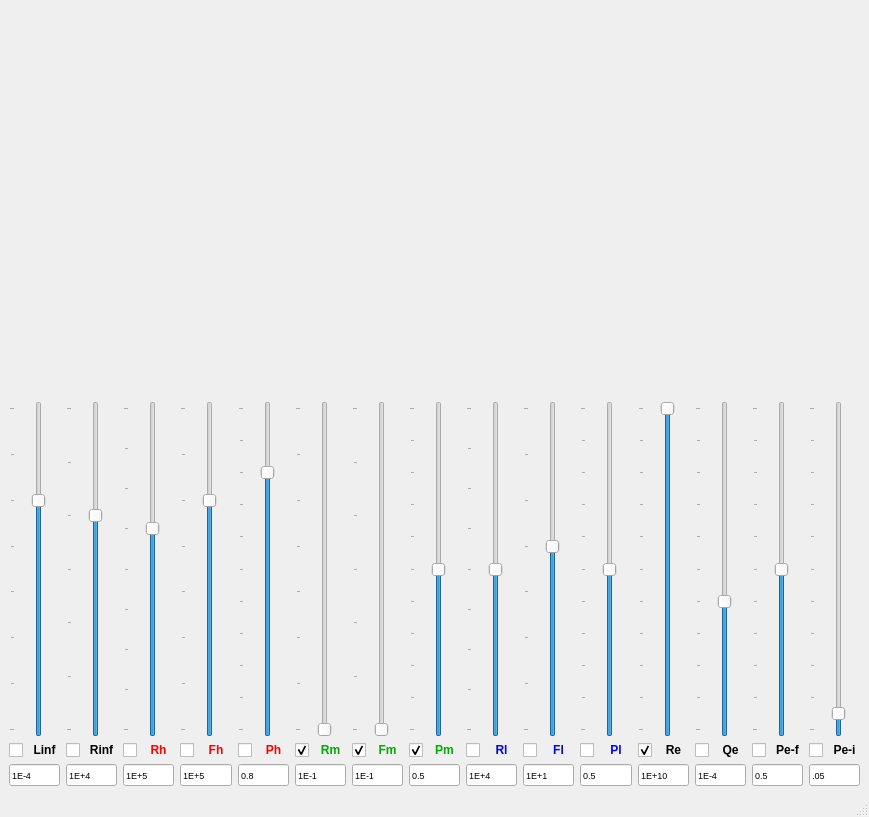
<?xml version="1.0" encoding="UTF-8"?>
<ui version="4.0">
 <class>ZarcFit</class>
 <widget class="QMainWindow" name="ZarcFit">
  <property name="geometry">
   <rect>
    <x>0</x>
    <y>0</y>
    <width>869</width>
    <height>817</height>
   </rect>
  </property>
  <property name="windowTitle">
   <string>MainWindow</string>
  </property>
  <widget class="QWidget" name="centralwidget">
   <layout class="QGridLayout" name="gridLayout">
    <item row="0" column="0">
     <layout class="QGridLayout" name="gridLayoutMatPlotLib">
      <item row="0" column="0" rowspan="2">
       <widget class="QWidget" name="widgetCole" native="true">
        <layout class="QVBoxLayout" name="mplCole"/>
       </widget>
      </item>
      <item row="0" column="1">
       <widget class="QWidget" name="widgetBodeMagn" native="true">
        <layout class="QVBoxLayout" name="mplBodeMagn"/>
       </widget>
      </item>
      <item row="1" column="1">
       <widget class="QWidget" name="widgetBodePhase" native="true">
        <layout class="QVBoxLayout" name="mplBodePhase"/>
       </widget>
      </item>
     </layout>
    </item>
    <item row="1" column="0">
     <layout class="QHBoxLayout" name="SLDHLyt">
      <item>
       <layout class="QVBoxLayout" name="SldVLytLinf">
        <item>
         <widget class="QSlider" name="SliderLinf">
          <property name="sizePolicy">
           <sizepolicy hsizetype="Expanding" vsizetype="Preferred">
            <horstretch>0</horstretch>
            <verstretch>1</verstretch>
           </sizepolicy>
          </property>
          <property name="minimumSize">
           <size>
            <width>0</width>
            <height>200</height>
           </size>
          </property>
          <property name="minimum">
           <number>-900</number>
          </property>
          <property name="maximum">
           <number>-200</number>
          </property>
          <property name="value">
           <number>-400</number>
          </property>
          <property name="orientation">
           <enum>Qt::Vertical</enum>
          </property>
          <property name="tickPosition">
           <enum>QSlider::TicksAbove</enum>
          </property>
          <property name="tickInterval">
           <number>100</number>
          </property>
         </widget>
        </item>
        <item>
         <layout class="QHBoxLayout" name="SldHLytLinf">
          <item>
           <widget class="QCheckBox" name="ConstrainLinf">
            <property name="text">
             <string/>
            </property>
           </widget>
          </item>
          <item>
           <widget class="QLabel" name="SldLblLinf">
            <property name="sizePolicy">
             <sizepolicy hsizetype="Minimum" vsizetype="Minimum">
              <horstretch>1</horstretch>
              <verstretch>0</verstretch>
             </sizepolicy>
            </property>
            <property name="text">
             <string>&lt;html&gt;&lt;head/&gt;&lt;body&gt;&lt;p align=&quot;center&quot;&gt;&lt;span style=&quot; font-weight:600; color:#000000;&quot;&gt;Linf&lt;/span&gt;&lt;/p&gt;&lt;/body&gt;&lt;/html&gt;</string>
            </property>
            <property name="alignment">
             <set>Qt::AlignCenter</set>
            </property>
           </widget>
          </item>
         </layout>
        </item>
        <item>
         <widget class="QLineEdit" name="SldOutLinf">
          <property name="minimumSize">
           <size>
            <width>49</width>
            <height>0</height>
           </size>
          </property>
          <property name="font">
           <font>
            <pointsize>7</pointsize>
           </font>
          </property>
          <property name="text">
           <string>1E-4</string>
          </property>
         </widget>
        </item>
       </layout>
      </item>
      <item>
       <layout class="QVBoxLayout" name="SldVLytRinf">
        <item>
         <widget class="QSlider" name="SliderRinf">
          <property name="sizePolicy">
           <sizepolicy hsizetype="Expanding" vsizetype="Preferred">
            <horstretch>0</horstretch>
            <verstretch>1</verstretch>
           </sizepolicy>
          </property>
          <property name="minimum">
           <number>0</number>
          </property>
          <property name="maximum">
           <number>600</number>
          </property>
          <property name="value">
           <number>400</number>
          </property>
          <property name="orientation">
           <enum>Qt::Vertical</enum>
          </property>
          <property name="tickPosition">
           <enum>QSlider::TicksAbove</enum>
          </property>
          <property name="tickInterval">
           <number>100</number>
          </property>
         </widget>
        </item>
        <item>
         <layout class="QHBoxLayout" name="SldHLytRinf">
          <item>
           <widget class="QCheckBox" name="ConstrainRinf">
            <property name="text">
             <string/>
            </property>
           </widget>
          </item>
          <item>
           <widget class="QLabel" name="SldLblRinf">
            <property name="sizePolicy">
             <sizepolicy hsizetype="Minimum" vsizetype="Minimum">
              <horstretch>1</horstretch>
              <verstretch>0</verstretch>
             </sizepolicy>
            </property>
            <property name="text">
             <string>&lt;html&gt;&lt;head/&gt;&lt;body&gt;&lt;p align=&quot;center&quot;&gt;&lt;span style=&quot; font-weight:600; color:#000000;&quot;&gt;Rinf&lt;/span&gt;&lt;/p&gt;&lt;/body&gt;&lt;/html&gt;</string>
            </property>
            <property name="alignment">
             <set>Qt::AlignCenter</set>
            </property>
           </widget>
          </item>
         </layout>
        </item>
        <item>
         <widget class="QLineEdit" name="SldOutRinf">
          <property name="minimumSize">
           <size>
            <width>49</width>
            <height>0</height>
           </size>
          </property>
          <property name="font">
           <font>
            <pointsize>7</pointsize>
           </font>
          </property>
          <property name="text">
           <string>1E+4</string>
          </property>
         </widget>
        </item>
       </layout>
      </item>
      <item>
       <layout class="QVBoxLayout" name="SldVLytRh">
        <item>
         <widget class="QSlider" name="SliderRh">
          <property name="sizePolicy">
           <sizepolicy hsizetype="Expanding" vsizetype="Preferred">
            <horstretch>0</horstretch>
            <verstretch>1</verstretch>
           </sizepolicy>
          </property>
          <property name="minimum">
           <number>0</number>
          </property>
          <property name="maximum">
           <number>800</number>
          </property>
          <property name="value">
           <number>500</number>
          </property>
          <property name="orientation">
           <enum>Qt::Vertical</enum>
          </property>
          <property name="tickPosition">
           <enum>QSlider::TicksAbove</enum>
          </property>
          <property name="tickInterval">
           <number>100</number>
          </property>
         </widget>
        </item>
        <item>
         <layout class="QHBoxLayout" name="SldHLytRh">
          <item>
           <widget class="QCheckBox" name="ConstrainRh">
            <property name="text">
             <string/>
            </property>
           </widget>
          </item>
          <item>
           <widget class="QLabel" name="SldLblRh">
            <property name="sizePolicy">
             <sizepolicy hsizetype="Minimum" vsizetype="Minimum">
              <horstretch>1</horstretch>
              <verstretch>0</verstretch>
             </sizepolicy>
            </property>
            <property name="text">
             <string>&lt;html&gt;&lt;head/&gt;&lt;body&gt;&lt;p align=&quot;center&quot;&gt;&lt;span style=&quot; font-weight:600; color:#ff0000;&quot;&gt;Rh&lt;/span&gt;&lt;/p&gt;&lt;/body&gt;&lt;/html&gt;</string>
            </property>
            <property name="alignment">
             <set>Qt::AlignCenter</set>
            </property>
           </widget>
          </item>
         </layout>
        </item>
        <item>
         <widget class="QLineEdit" name="SldOutRh">
          <property name="minimumSize">
           <size>
            <width>49</width>
            <height>0</height>
           </size>
          </property>
          <property name="font">
           <font>
            <pointsize>7</pointsize>
           </font>
          </property>
          <property name="text">
           <string>1E+5</string>
          </property>
         </widget>
        </item>
       </layout>
      </item>
      <item>
       <layout class="QVBoxLayout" name="SldVLytFh">
        <item>
         <widget class="QSlider" name="SliderFh">
          <property name="sizePolicy">
           <sizepolicy hsizetype="Expanding" vsizetype="Preferred">
            <horstretch>0</horstretch>
            <verstretch>1</verstretch>
           </sizepolicy>
          </property>
          <property name="minimum">
           <number>0</number>
          </property>
          <property name="maximum">
           <number>700</number>
          </property>
          <property name="value">
           <number>500</number>
          </property>
          <property name="orientation">
           <enum>Qt::Vertical</enum>
          </property>
          <property name="tickPosition">
           <enum>QSlider::TicksAbove</enum>
          </property>
          <property name="tickInterval">
           <number>100</number>
          </property>
         </widget>
        </item>
        <item>
         <layout class="QHBoxLayout" name="SldHLytFh">
          <item>
           <widget class="QCheckBox" name="ConstrainFh">
            <property name="text">
             <string/>
            </property>
           </widget>
          </item>
          <item>
           <widget class="QLabel" name="SldLblFh">
            <property name="sizePolicy">
             <sizepolicy hsizetype="Minimum" vsizetype="Minimum">
              <horstretch>1</horstretch>
              <verstretch>0</verstretch>
             </sizepolicy>
            </property>
            <property name="text">
             <string>&lt;html&gt;&lt;head/&gt;&lt;body&gt;&lt;p align=&quot;center&quot;&gt;&lt;span style=&quot; font-weight:600; color:#ff0000;&quot;&gt;Fh&lt;/span&gt;&lt;/p&gt;&lt;/body&gt;&lt;/html&gt;</string>
            </property>
            <property name="alignment">
             <set>Qt::AlignCenter</set>
            </property>
           </widget>
          </item>
         </layout>
        </item>
        <item>
         <widget class="QLineEdit" name="SldOutFh">
          <property name="minimumSize">
           <size>
            <width>49</width>
            <height>0</height>
           </size>
          </property>
          <property name="font">
           <font>
            <pointsize>7</pointsize>
           </font>
          </property>
          <property name="text">
           <string>1E+5</string>
          </property>
         </widget>
        </item>
       </layout>
      </item>
      <item>
       <layout class="QVBoxLayout" name="SldVLytPh">
        <item>
         <widget class="QSlider" name="SliderPh">
          <property name="sizePolicy">
           <sizepolicy hsizetype="Expanding" vsizetype="Preferred">
            <horstretch>0</horstretch>
            <verstretch>1</verstretch>
           </sizepolicy>
          </property>
          <property name="minimum">
           <number>0</number>
          </property>
          <property name="maximum">
           <number>1000</number>
          </property>
          <property name="value">
           <number>800</number>
          </property>
          <property name="orientation">
           <enum>Qt::Vertical</enum>
          </property>
          <property name="tickPosition">
           <enum>QSlider::TicksAbove</enum>
          </property>
          <property name="tickInterval">
           <number>100</number>
          </property>
         </widget>
        </item>
        <item>
         <layout class="QHBoxLayout" name="SldHLytPh">
          <item>
           <widget class="QCheckBox" name="ConstrainPh">
            <property name="text">
             <string/>
            </property>
           </widget>
          </item>
          <item>
           <widget class="QLabel" name="SldLblPh">
            <property name="sizePolicy">
             <sizepolicy hsizetype="Minimum" vsizetype="Minimum">
              <horstretch>1</horstretch>
              <verstretch>0</verstretch>
             </sizepolicy>
            </property>
            <property name="text">
             <string>&lt;html&gt;&lt;head/&gt;&lt;body&gt;&lt;p align=&quot;center&quot;&gt;&lt;span style=&quot; font-weight:600; color:#ff0000;&quot;&gt;Ph&lt;/span&gt;&lt;/p&gt;&lt;/body&gt;&lt;/html&gt;</string>
            </property>
            <property name="alignment">
             <set>Qt::AlignCenter</set>
            </property>
           </widget>
          </item>
         </layout>
        </item>
        <item>
         <widget class="QLineEdit" name="SldOutPh">
          <property name="minimumSize">
           <size>
            <width>49</width>
            <height>0</height>
           </size>
          </property>
          <property name="font">
           <font>
            <pointsize>7</pointsize>
           </font>
          </property>
          <property name="text">
           <string>0.8</string>
          </property>
         </widget>
        </item>
       </layout>
      </item>
      <item>
       <layout class="QVBoxLayout" name="SldVLytRm">
        <item>
         <widget class="QSlider" name="SliderRm">
          <property name="sizePolicy">
           <sizepolicy hsizetype="Expanding" vsizetype="Preferred">
            <horstretch>0</horstretch>
            <verstretch>1</verstretch>
           </sizepolicy>
          </property>
          <property name="minimum">
           <number>-100</number>
          </property>
          <property name="maximum">
           <number>600</number>
          </property>
          <property name="value">
           <number>-100</number>
          </property>
          <property name="orientation">
           <enum>Qt::Vertical</enum>
          </property>
          <property name="tickPosition">
           <enum>QSlider::TicksAbove</enum>
          </property>
          <property name="tickInterval">
           <number>100</number>
          </property>
         </widget>
        </item>
        <item>
         <layout class="QHBoxLayout" name="SldHLytRm">
          <item>
           <widget class="QCheckBox" name="ConstrainRm">
            <property name="text">
             <string/>
            </property>
            <property name="checked">
             <bool>true</bool>
            </property>
           </widget>
          </item>
          <item>
           <widget class="QLabel" name="SldLblRm">
            <property name="sizePolicy">
             <sizepolicy hsizetype="Minimum" vsizetype="Minimum">
              <horstretch>1</horstretch>
              <verstretch>0</verstretch>
             </sizepolicy>
            </property>
            <property name="text">
             <string>&lt;html&gt;&lt;head/&gt;&lt;body&gt;&lt;p align=&quot;center&quot;&gt;&lt;span style=&quot; font-weight:600; color:#00aa00;&quot;&gt;Rm&lt;/span&gt;&lt;/p&gt;&lt;/body&gt;&lt;/html&gt;</string>
            </property>
            <property name="alignment">
             <set>Qt::AlignCenter</set>
            </property>
           </widget>
          </item>
         </layout>
        </item>
        <item>
         <widget class="QLineEdit" name="SldOutRm">
          <property name="minimumSize">
           <size>
            <width>49</width>
            <height>0</height>
           </size>
          </property>
          <property name="font">
           <font>
            <pointsize>7</pointsize>
           </font>
          </property>
          <property name="text">
           <string>1E-1</string>
          </property>
         </widget>
        </item>
       </layout>
      </item>
      <item>
       <layout class="QVBoxLayout" name="SldVLytFm">
        <item>
         <widget class="QSlider" name="SliderFm">
          <property name="sizePolicy">
           <sizepolicy hsizetype="Expanding" vsizetype="Preferred">
            <horstretch>0</horstretch>
            <verstretch>1</verstretch>
           </sizepolicy>
          </property>
          <property name="minimum">
           <number>-100</number>
          </property>
          <property name="maximum">
           <number>500</number>
          </property>
          <property name="value">
           <number>-100</number>
          </property>
          <property name="orientation">
           <enum>Qt::Vertical</enum>
          </property>
          <property name="tickPosition">
           <enum>QSlider::TicksAbove</enum>
          </property>
          <property name="tickInterval">
           <number>100</number>
          </property>
         </widget>
        </item>
        <item>
         <layout class="QHBoxLayout" name="SldHLytFm">
          <item>
           <widget class="QCheckBox" name="ConstrainFm">
            <property name="text">
             <string/>
            </property>
            <property name="checked">
             <bool>true</bool>
            </property>
           </widget>
          </item>
          <item>
           <widget class="QLabel" name="SldLblFm">
            <property name="sizePolicy">
             <sizepolicy hsizetype="Minimum" vsizetype="Minimum">
              <horstretch>1</horstretch>
              <verstretch>0</verstretch>
             </sizepolicy>
            </property>
            <property name="text">
             <string>&lt;html&gt;&lt;head/&gt;&lt;body&gt;&lt;p align=&quot;center&quot;&gt;&lt;span style=&quot; font-weight:600; color:#00aa00;&quot;&gt;Fm&lt;/span&gt;&lt;/p&gt;&lt;/body&gt;&lt;/html&gt;</string>
            </property>
            <property name="alignment">
             <set>Qt::AlignCenter</set>
            </property>
           </widget>
          </item>
         </layout>
        </item>
        <item>
         <widget class="QLineEdit" name="SldOutFm">
          <property name="minimumSize">
           <size>
            <width>49</width>
            <height>0</height>
           </size>
          </property>
          <property name="font">
           <font>
            <pointsize>7</pointsize>
           </font>
          </property>
          <property name="text">
           <string>1E-1</string>
          </property>
         </widget>
        </item>
       </layout>
      </item>
      <item>
       <layout class="QVBoxLayout" name="SldVLytPm">
        <item>
         <widget class="QSlider" name="SliderFPm">
          <property name="sizePolicy">
           <sizepolicy hsizetype="Expanding" vsizetype="Preferred">
            <horstretch>0</horstretch>
            <verstretch>1</verstretch>
           </sizepolicy>
          </property>
          <property name="minimum">
           <number>0</number>
          </property>
          <property name="maximum">
           <number>1000</number>
          </property>
          <property name="value">
           <number>500</number>
          </property>
          <property name="orientation">
           <enum>Qt::Vertical</enum>
          </property>
          <property name="tickPosition">
           <enum>QSlider::TicksAbove</enum>
          </property>
          <property name="tickInterval">
           <number>100</number>
          </property>
         </widget>
        </item>
        <item>
         <layout class="QHBoxLayout" name="SldHLytPm">
          <item>
           <widget class="QCheckBox" name="ConstrainPm">
            <property name="text">
             <string/>
            </property>
            <property name="checked">
             <bool>true</bool>
            </property>
           </widget>
          </item>
          <item>
           <widget class="QLabel" name="SldLbPm">
            <property name="sizePolicy">
             <sizepolicy hsizetype="Minimum" vsizetype="Minimum">
              <horstretch>1</horstretch>
              <verstretch>0</verstretch>
             </sizepolicy>
            </property>
            <property name="text">
             <string>&lt;html&gt;&lt;head/&gt;&lt;body&gt;&lt;p align=&quot;center&quot;&gt;&lt;span style=&quot; font-weight:600; color:#00aa00;&quot;&gt;Pm&lt;/span&gt;&lt;/p&gt;&lt;/body&gt;&lt;/html&gt;</string>
            </property>
            <property name="alignment">
             <set>Qt::AlignCenter</set>
            </property>
           </widget>
          </item>
         </layout>
        </item>
        <item>
         <widget class="QLineEdit" name="SldOutPm">
          <property name="minimumSize">
           <size>
            <width>49</width>
            <height>0</height>
           </size>
          </property>
          <property name="font">
           <font>
            <pointsize>7</pointsize>
           </font>
          </property>
          <property name="text">
           <string>0.5</string>
          </property>
         </widget>
        </item>
       </layout>
      </item>
      <item>
       <layout class="QVBoxLayout" name="SldVLytRl">
        <item>
         <widget class="QSlider" name="SliderRl">
          <property name="sizePolicy">
           <sizepolicy hsizetype="Expanding" vsizetype="Preferred">
            <horstretch>0</horstretch>
            <verstretch>1</verstretch>
           </sizepolicy>
          </property>
          <property name="minimum">
           <number>0</number>
          </property>
          <property name="maximum">
           <number>800</number>
          </property>
          <property name="value">
           <number>400</number>
          </property>
          <property name="orientation">
           <enum>Qt::Vertical</enum>
          </property>
          <property name="tickPosition">
           <enum>QSlider::TicksAbove</enum>
          </property>
          <property name="tickInterval">
           <number>100</number>
          </property>
         </widget>
        </item>
        <item>
         <layout class="QHBoxLayout" name="SldHLytRl">
          <item>
           <widget class="QCheckBox" name="ConstrainRl">
            <property name="text">
             <string/>
            </property>
            <property name="checked">
             <bool>false</bool>
            </property>
           </widget>
          </item>
          <item>
           <widget class="QLabel" name="SldLblRl">
            <property name="sizePolicy">
             <sizepolicy hsizetype="Minimum" vsizetype="Minimum">
              <horstretch>1</horstretch>
              <verstretch>0</verstretch>
             </sizepolicy>
            </property>
            <property name="text">
             <string>&lt;html&gt;&lt;head/&gt;&lt;body&gt;&lt;p align=&quot;center&quot;&gt;&lt;span style=&quot; font-weight:600; color:#0000ff;&quot;&gt;Rl&lt;/span&gt;&lt;/p&gt;&lt;/body&gt;&lt;/html&gt;</string>
            </property>
            <property name="alignment">
             <set>Qt::AlignCenter</set>
            </property>
           </widget>
          </item>
         </layout>
        </item>
        <item>
         <widget class="QLineEdit" name="SldOutRl">
          <property name="minimumSize">
           <size>
            <width>49</width>
            <height>0</height>
           </size>
          </property>
          <property name="font">
           <font>
            <pointsize>7</pointsize>
           </font>
          </property>
          <property name="text">
           <string>1E+4</string>
          </property>
         </widget>
        </item>
       </layout>
      </item>
      <item>
       <layout class="QVBoxLayout" name="SldVLytFl">
        <item>
         <widget class="QSlider" name="SliderFl">
          <property name="sizePolicy">
           <sizepolicy hsizetype="Expanding" vsizetype="Preferred">
            <horstretch>0</horstretch>
            <verstretch>1</verstretch>
           </sizepolicy>
          </property>
          <property name="minimum">
           <number>-200</number>
          </property>
          <property name="maximum">
           <number>500</number>
          </property>
          <property name="value">
           <number>200</number>
          </property>
          <property name="orientation">
           <enum>Qt::Vertical</enum>
          </property>
          <property name="tickPosition">
           <enum>QSlider::TicksAbove</enum>
          </property>
          <property name="tickInterval">
           <number>100</number>
          </property>
         </widget>
        </item>
        <item>
         <layout class="QHBoxLayout" name="SldHLytFl">
          <item>
           <widget class="QCheckBox" name="ConstrainFl">
            <property name="text">
             <string/>
            </property>
            <property name="checked">
             <bool>false</bool>
            </property>
           </widget>
          </item>
          <item>
           <widget class="QLabel" name="SldLblFl">
            <property name="sizePolicy">
             <sizepolicy hsizetype="Minimum" vsizetype="Minimum">
              <horstretch>1</horstretch>
              <verstretch>0</verstretch>
             </sizepolicy>
            </property>
            <property name="text">
             <string>&lt;html&gt;&lt;head/&gt;&lt;body&gt;&lt;p align=&quot;center&quot;&gt;&lt;span style=&quot; font-weight:600; color:#0000ff;&quot;&gt;Fl&lt;/span&gt;&lt;/p&gt;&lt;/body&gt;&lt;/html&gt;</string>
            </property>
            <property name="alignment">
             <set>Qt::AlignCenter</set>
            </property>
           </widget>
          </item>
         </layout>
        </item>
        <item>
         <widget class="QLineEdit" name="SldOutFl">
          <property name="minimumSize">
           <size>
            <width>49</width>
            <height>0</height>
           </size>
          </property>
          <property name="font">
           <font>
            <pointsize>7</pointsize>
           </font>
          </property>
          <property name="text">
           <string>1E+1</string>
          </property>
         </widget>
        </item>
       </layout>
      </item>
      <item>
       <layout class="QVBoxLayout" name="SldVLytPl">
        <item>
         <widget class="QSlider" name="SliderPl">
          <property name="sizePolicy">
           <sizepolicy hsizetype="Expanding" vsizetype="Preferred">
            <horstretch>0</horstretch>
            <verstretch>1</verstretch>
           </sizepolicy>
          </property>
          <property name="minimum">
           <number>0</number>
          </property>
          <property name="maximum">
           <number>1000</number>
          </property>
          <property name="value">
           <number>500</number>
          </property>
          <property name="orientation">
           <enum>Qt::Vertical</enum>
          </property>
          <property name="tickPosition">
           <enum>QSlider::TicksAbove</enum>
          </property>
          <property name="tickInterval">
           <number>100</number>
          </property>
         </widget>
        </item>
        <item>
         <layout class="QHBoxLayout" name="SldHLytPl">
          <item>
           <widget class="QCheckBox" name="ConstrainPl">
            <property name="text">
             <string/>
            </property>
            <property name="checked">
             <bool>false</bool>
            </property>
           </widget>
          </item>
          <item>
           <widget class="QLabel" name="SldLblPl">
            <property name="sizePolicy">
             <sizepolicy hsizetype="Minimum" vsizetype="Minimum">
              <horstretch>1</horstretch>
              <verstretch>0</verstretch>
             </sizepolicy>
            </property>
            <property name="text">
             <string>&lt;html&gt;&lt;head/&gt;&lt;body&gt;&lt;p align=&quot;center&quot;&gt;&lt;span style=&quot; font-weight:600; color:#0000ff;&quot;&gt;Pl&lt;/span&gt;&lt;/p&gt;&lt;/body&gt;&lt;/html&gt;</string>
            </property>
            <property name="alignment">
             <set>Qt::AlignCenter</set>
            </property>
           </widget>
          </item>
         </layout>
        </item>
        <item>
         <widget class="QLineEdit" name="SldOutPl">
          <property name="minimumSize">
           <size>
            <width>49</width>
            <height>0</height>
           </size>
          </property>
          <property name="font">
           <font>
            <pointsize>7</pointsize>
           </font>
          </property>
          <property name="text">
           <string>0.5</string>
          </property>
         </widget>
        </item>
       </layout>
      </item>
      <item>
       <layout class="QVBoxLayout" name="SldVLytRe">
        <item>
         <widget class="QSlider" name="SliderRe">
          <property name="sizePolicy">
           <sizepolicy hsizetype="Expanding" vsizetype="Preferred">
            <horstretch>0</horstretch>
            <verstretch>1</verstretch>
           </sizepolicy>
          </property>
          <property name="minimum">
           <number>0</number>
          </property>
          <property name="maximum">
           <number>1000</number>
          </property>
          <property name="value">
           <number>1000</number>
          </property>
          <property name="orientation">
           <enum>Qt::Vertical</enum>
          </property>
          <property name="tickPosition">
           <enum>QSlider::TicksAbove</enum>
          </property>
          <property name="tickInterval">
           <number>100</number>
          </property>
         </widget>
        </item>
        <item>
         <layout class="QHBoxLayout" name="SldHLytRe">
          <item>
           <widget class="QCheckBox" name="ConstrainRe">
            <property name="text">
             <string/>
            </property>
            <property name="checked">
             <bool>true</bool>
            </property>
           </widget>
          </item>
          <item>
           <widget class="QLabel" name="SldLblRe">
            <property name="sizePolicy">
             <sizepolicy hsizetype="Minimum" vsizetype="Minimum">
              <horstretch>1</horstretch>
              <verstretch>0</verstretch>
             </sizepolicy>
            </property>
            <property name="text">
             <string>&lt;html&gt;&lt;head/&gt;&lt;body&gt;&lt;p align=&quot;center&quot;&gt;&lt;span style=&quot; font-weight:600; color:#000000;&quot;&gt;Re&lt;/span&gt;&lt;/p&gt;&lt;/body&gt;&lt;/html&gt;</string>
            </property>
            <property name="alignment">
             <set>Qt::AlignCenter</set>
            </property>
           </widget>
          </item>
         </layout>
        </item>
        <item>
         <widget class="QLineEdit" name="SldOutRe">
          <property name="minimumSize">
           <size>
            <width>49</width>
            <height>0</height>
           </size>
          </property>
          <property name="font">
           <font>
            <pointsize>7</pointsize>
           </font>
          </property>
          <property name="text">
           <string>1E+10</string>
          </property>
         </widget>
        </item>
       </layout>
      </item>
      <item>
       <layout class="QVBoxLayout" name="SldVLytQe">
        <item>
         <widget class="QSlider" name="SliderQe">
          <property name="sizePolicy">
           <sizepolicy hsizetype="Expanding" vsizetype="Preferred">
            <horstretch>0</horstretch>
            <verstretch>1</verstretch>
           </sizepolicy>
          </property>
          <property name="minimum">
           <number>-800</number>
          </property>
          <property name="maximum">
           <number>200</number>
          </property>
          <property name="value">
           <number>-400</number>
          </property>
          <property name="orientation">
           <enum>Qt::Vertical</enum>
          </property>
          <property name="tickPosition">
           <enum>QSlider::TicksAbove</enum>
          </property>
          <property name="tickInterval">
           <number>100</number>
          </property>
         </widget>
        </item>
        <item>
         <layout class="QHBoxLayout" name="SldHLytQe">
          <item>
           <widget class="QCheckBox" name="ConstrainQe">
            <property name="text">
             <string/>
            </property>
            <property name="checked">
             <bool>false</bool>
            </property>
           </widget>
          </item>
          <item>
           <widget class="QLabel" name="SldLblQe">
            <property name="sizePolicy">
             <sizepolicy hsizetype="Minimum" vsizetype="Minimum">
              <horstretch>1</horstretch>
              <verstretch>0</verstretch>
             </sizepolicy>
            </property>
            <property name="text">
             <string>&lt;html&gt;&lt;head/&gt;&lt;body&gt;&lt;p align=&quot;center&quot;&gt;&lt;span style=&quot; font-weight:600; color:#000000;&quot;&gt;Qe&lt;/span&gt;&lt;/p&gt;&lt;/body&gt;&lt;/html&gt;</string>
            </property>
            <property name="alignment">
             <set>Qt::AlignCenter</set>
            </property>
           </widget>
          </item>
         </layout>
        </item>
        <item>
         <widget class="QLineEdit" name="SldOutQe">
          <property name="minimumSize">
           <size>
            <width>49</width>
            <height>0</height>
           </size>
          </property>
          <property name="font">
           <font>
            <pointsize>7</pointsize>
           </font>
          </property>
          <property name="text">
           <string>1E-4</string>
          </property>
         </widget>
        </item>
       </layout>
      </item>
      <item>
       <layout class="QVBoxLayout" name="SldVLytPef">
        <item>
         <widget class="QSlider" name="SliderPef">
          <property name="sizePolicy">
           <sizepolicy hsizetype="Expanding" vsizetype="Preferred">
            <horstretch>0</horstretch>
            <verstretch>1</verstretch>
           </sizepolicy>
          </property>
          <property name="minimum">
           <number>0</number>
          </property>
          <property name="maximum">
           <number>1000</number>
          </property>
          <property name="value">
           <number>500</number>
          </property>
          <property name="orientation">
           <enum>Qt::Vertical</enum>
          </property>
          <property name="tickPosition">
           <enum>QSlider::TicksAbove</enum>
          </property>
          <property name="tickInterval">
           <number>100</number>
          </property>
         </widget>
        </item>
        <item>
         <layout class="QHBoxLayout" name="SldHLytPef">
          <item>
           <widget class="QCheckBox" name="ConstrainPef">
            <property name="text">
             <string/>
            </property>
            <property name="checked">
             <bool>false</bool>
            </property>
           </widget>
          </item>
          <item>
           <widget class="QLabel" name="SldLblPef">
            <property name="sizePolicy">
             <sizepolicy hsizetype="Minimum" vsizetype="Minimum">
              <horstretch>1</horstretch>
              <verstretch>0</verstretch>
             </sizepolicy>
            </property>
            <property name="text">
             <string>&lt;html&gt;&lt;head/&gt;&lt;body&gt;&lt;p align=&quot;center&quot;&gt;&lt;span style=&quot; font-weight:600; color:#000000;&quot;&gt;Pe-f&lt;/span&gt;&lt;/p&gt;&lt;/body&gt;&lt;/html&gt;</string>
            </property>
            <property name="alignment">
             <set>Qt::AlignCenter</set>
            </property>
           </widget>
          </item>
         </layout>
        </item>
        <item>
         <widget class="QLineEdit" name="SldOutPef">
          <property name="minimumSize">
           <size>
            <width>49</width>
            <height>0</height>
           </size>
          </property>
          <property name="font">
           <font>
            <pointsize>7</pointsize>
           </font>
          </property>
          <property name="text">
           <string>0.5</string>
          </property>
         </widget>
        </item>
       </layout>
      </item>
      <item>
       <layout class="QVBoxLayout" name="SldVLytPei">
        <item>
         <widget class="QSlider" name="SliderPei">
          <property name="sizePolicy">
           <sizepolicy hsizetype="Expanding" vsizetype="Preferred">
            <horstretch>0</horstretch>
            <verstretch>1</verstretch>
           </sizepolicy>
          </property>
          <property name="minimum">
           <number>0</number>
          </property>
          <property name="maximum">
           <number>1000</number>
          </property>
          <property name="value">
           <number>50</number>
          </property>
          <property name="orientation">
           <enum>Qt::Vertical</enum>
          </property>
          <property name="tickPosition">
           <enum>QSlider::TicksAbove</enum>
          </property>
          <property name="tickInterval">
           <number>100</number>
          </property>
         </widget>
        </item>
        <item>
         <layout class="QHBoxLayout" name="SldHLytPei">
          <item>
           <widget class="QCheckBox" name="ConstrainPei">
            <property name="text">
             <string/>
            </property>
            <property name="checked">
             <bool>false</bool>
            </property>
           </widget>
          </item>
          <item>
           <widget class="QLabel" name="SldLblPei">
            <property name="sizePolicy">
             <sizepolicy hsizetype="Minimum" vsizetype="Minimum">
              <horstretch>1</horstretch>
              <verstretch>0</verstretch>
             </sizepolicy>
            </property>
            <property name="text">
             <string>&lt;html&gt;&lt;head/&gt;&lt;body&gt;&lt;p align=&quot;center&quot;&gt;&lt;span style=&quot; font-weight:600; color:#000000;&quot;&gt;Pe-i&lt;/span&gt;&lt;/p&gt;&lt;/body&gt;&lt;/html&gt;</string>
            </property>
            <property name="alignment">
             <set>Qt::AlignCenter</set>
            </property>
           </widget>
          </item>
         </layout>
        </item>
        <item>
         <widget class="QLineEdit" name="SldOutPei">
          <property name="minimumSize">
           <size>
            <width>49</width>
            <height>0</height>
           </size>
          </property>
          <property name="font">
           <font>
            <pointsize>7</pointsize>
           </font>
          </property>
          <property name="text">
           <string>.05</string>
          </property>
         </widget>
        </item>
       </layout>
      </item>
     </layout>
    </item>
   </layout>
  </widget>
  <widget class="QMenuBar" name="menubar">
   <property name="geometry">
    <rect>
     <x>0</x>
     <y>0</y>
     <width>869</width>
     <height>18</height>
    </rect>
   </property>
  </widget>
  <widget class="QStatusBar" name="statusbar"/>
 </widget>
 <resources/>
 <connections/>
</ui>
